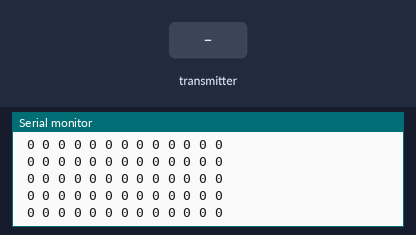
Bench run of a sketch on a simulated Arduino Uno, built with avr-gcc and run on an emulated ATmega328P. On the bench: the last lines printed to the serial monitor. The test bench sets the inputs (shaded band). No radio packets arrive unless stated.

Above: at 1.2 s.
1.3 s: the transmitter starts sending IN.0 = 256
At 2.0 s:
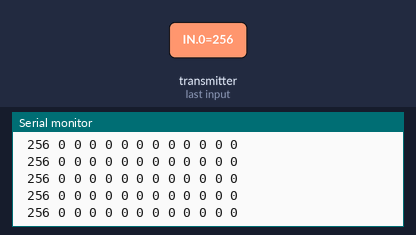
4.3 s: the transmitter starts sending IN.1 = 256
At 5.1 s:
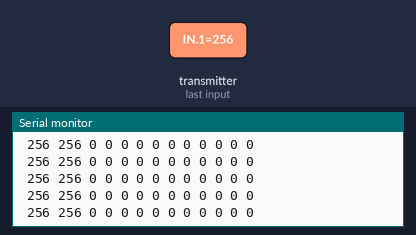
7.3 s: the transmitter starts sending IN.2 = 256
At 7.8 s:
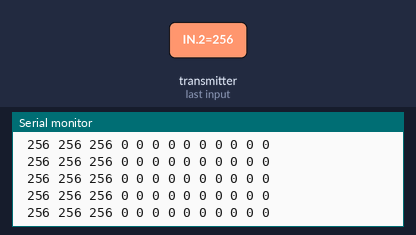
10.3 s: the transmitter starts sending IN.3 = 256
At 11.2 s:
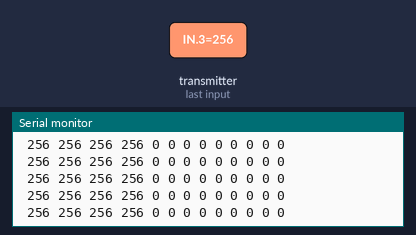
13.3 s: the transmitter starts sending IN.4 = 256
At 14.2 s:
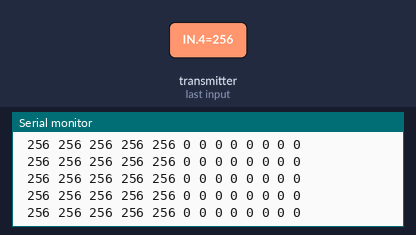
14.8 s: the transmitter starts sending IN.5 = 256
At 14.98 s:
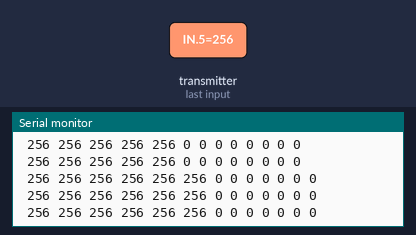

Measured:
- after the input at 1.3 s, the serial monitor: prints a new line after 0.08 s (image 1)
- after the input at 4.3 s, the serial monitor: prints a new line after 0.08 s (image 2)
- after the input at 7.3 s, the serial monitor: prints a new line after 0.07 s (image 3)
- after the input at 10.3 s, the serial monitor: prints a new line after 0.08 s (image 4)
- after the input at 13.3 s, the serial monitor: prints a new line after 0.07 s (image 5)
- after the input at 14.8 s, the serial monitor: prints a new line after 0.07 s (image 6)

The sketch:

nrf_integration_custom_controller_reciever.ino
```cpp
#include <SPI.h>
#include <nRF24L01.h>
#include <RF24.h>

RF24 radio(A0, 10); // CE, CSN

const byte address[6] = "00001";

uint16_t IN[13];

void setup() {
  Serial.begin(9600);

  radio.begin();
  radio.setChannel(100);
  radio.setPayloadSize(26);
  radio.openReadingPipe(0, address);
  radio.setPALevel(RF24_PA_MIN);
  radio.startListening();
}

void loop() {
  // Check whether there is data to be received
  if (radio.available()) {
    radio.read(&IN, sizeof(IN)); // Read the whole data and store it into the 'data' structure
  }
  for(int i=0;i<13;i++){
    Serial.print(" ");
    Serial.print(IN[i]);
  }
  Serial.println();
}
```
